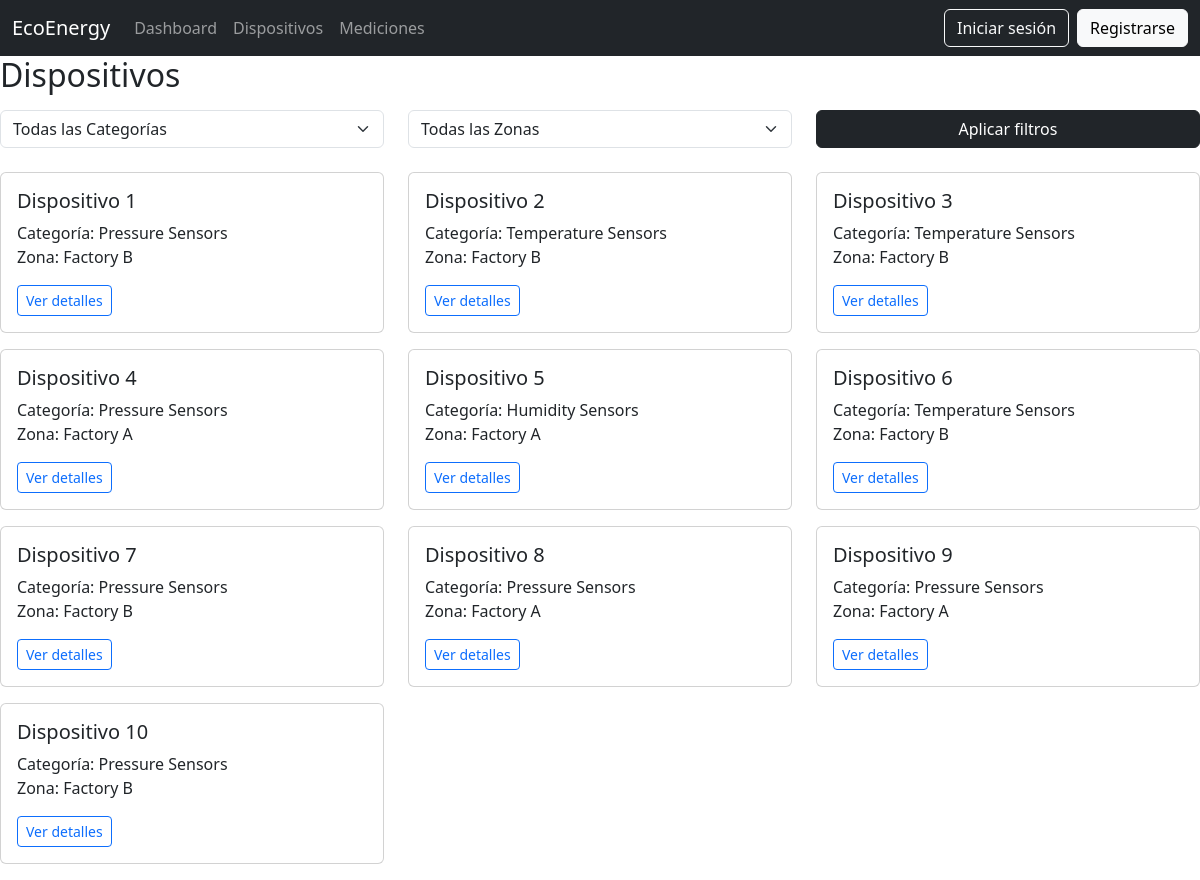
/devices/, run on an earlier commit of the app's database.
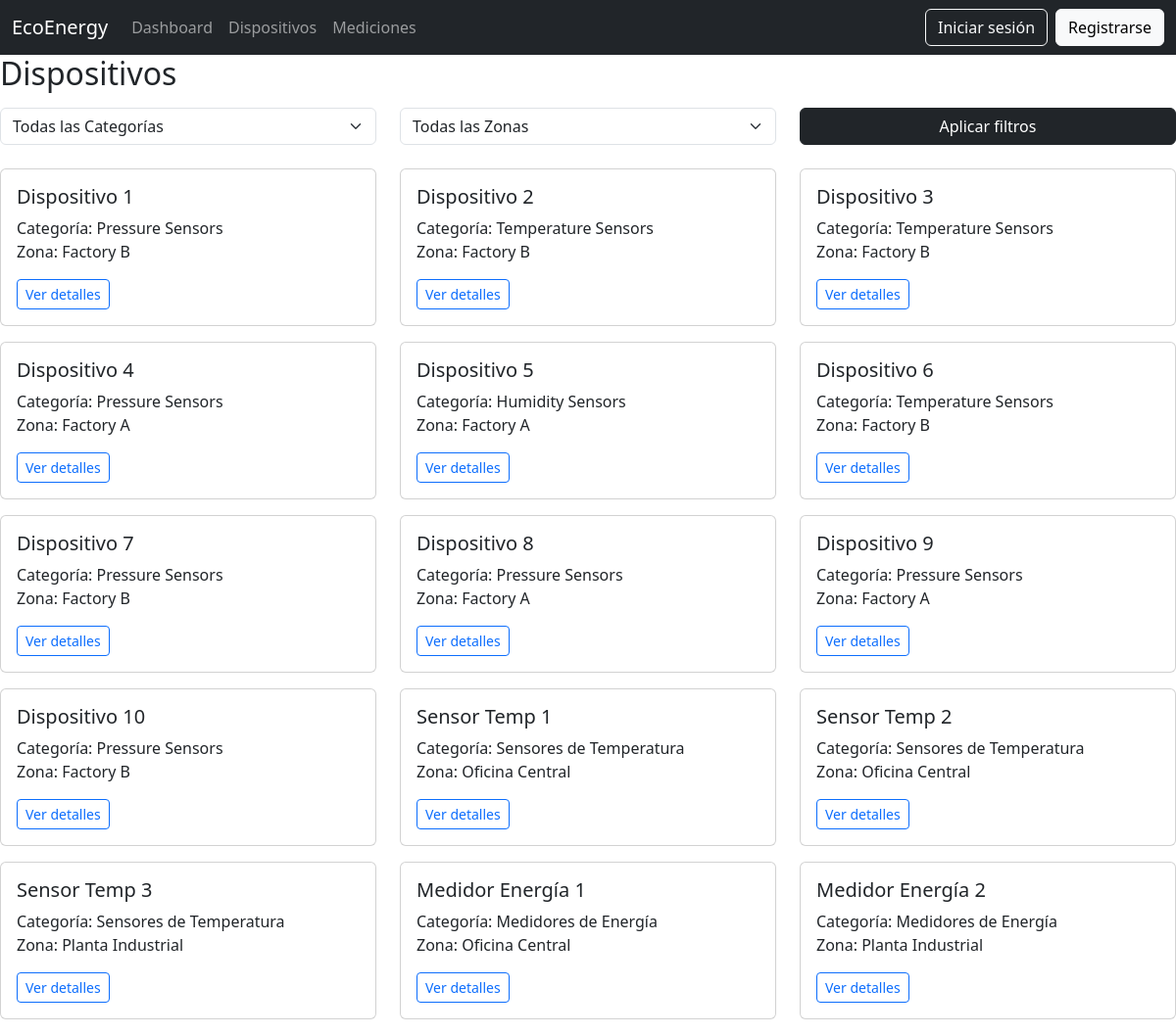
And on a later commit of the database.
### core/models.py (models this page shows, shortened)
class Device(models.Model):
    name = models.CharField(max_length=100)
    category = models.ForeignKey(Category, on_delete=models.CASCADE)
    zone = models.ForeignKey(Zone, on_delete=models.CASCADE)
    organization = models.ForeignKey(Organization, on_delete=models.CASCADE)
    created_at = models.DateTimeField(auto_now_add=True)
    updated_at = models.DateTimeField(auto_now=True)
    deleted_at = models.DateTimeField(null=True, blank=True)

class Category(models.Model):
    name = models.CharField(max_length=100)
    organization = models.ForeignKey(Organization, on_delete=models.CASCADE)
    created_at = models.DateTimeField(auto_now_add=True)
    updated_at = models.DateTimeField(auto_now=True)
    deleted_at = models.DateTimeField(null=True, blank=True)

class Zone(models.Model):
    name = models.CharField(max_length=100)
    organization = models.ForeignKey(Organization, on_delete=models.CASCADE)
    created_at = models.DateTimeField(auto_now_add=True)
    updated_at = models.DateTimeField(auto_now=True)
    deleted_at = models.DateTimeField(null=True, blank=True)

### core/views.py (the view)
# urls.py: path("devices/", views.device_list, name="device_list"),
def device_list(request):
    category_id = request.GET.get("category", "all")
    zone_id = request.GET.get("zone", "all")
    devices = Device.objects.all()
    categories = Category.objects.all()
    zones = Zone.objects.all()
    if category_id != "all":
        devices = devices.filter(category_id=category_id)
    if zone_id != "all":
        devices = devices.filter(zone_id=zone_id)
    context = {
        "devices": devices,
        "categories": categories,
        "zones": zones,
        "selected_category": category_id,
        "selected_zone": zone_id,
    }
    return render(request, "core/device_list.html", context)

### core/templates/core/device_list.html (shortened to what this page needs)
{% extends "base.html" %}
{% block content %}
<h2 class="mb-3">Dispositivos</h2>
<form method="get" class="row mb-4">
    <div class="col-md-4">
        <select name="category" class="form-select">
            <option value="all" {% if selected_category == "all" %}selected{% endif %}>Todas las Categorías</option>
        </select>
    </div>
    <div class="col-md-4">
        <select name="zone" class="form-select">
            <option value="all" {% if selected_zone == "all" %}selected{% endif %}>Todas las Zonas</option>
        </select>
    </div>
    <div class="col-md-4">
        <button type="submit" class="btn btn-dark w-100">Aplicar filtros</button>
    </div>
</form>
<div class="row">
    {% for d in devices %}
    <div class="col-md-4">
        <div class="card mb-3">
            <div class="card-body">
                <h5 class="card-title">{{ d.name }}</h5>
                <p class="card-text">
                    Categoría: {{ d.category.name }} <br>
                    Zona: {{ d.zone.name }}
                </p>
                <a href="#" class="btn btn-outline-primary btn-sm">Ver detalles</a>
            </div>
        </div>
    </div>
    {% empty %}
    <p>No hay dispositivos disponibles</p>
    {% endfor %}
</div>
{% endblock %}

### core/templates/base.html (shortened to what this page needs)
<!DOCTYPE html>
<html lang="en">
<head>
  <link href="https://cdn.jsdelivr.net/npm/bootstrap@5.3.0/dist/css/bootstrap.min.css" rel="stylesheet">
</head>
<body>
  <nav class="navbar navbar-expand-lg navbar-dark bg-dark">
    <div class="container-fluid">
      <a class="navbar-brand" href="{% url 'dashboard' %}">EcoEnergy</a>
      <div class="collapse navbar-collapse" id="navbarNav">
        <ul class="navbar-nav me-auto mb-2 mb-lg-0">
          <li class="nav-item">
            <a class="nav-link" href="{% url 'dashboard' %}">Dashboard</a>
          </li>
          <li class="nav-item">
            <a class="nav-link" href="{% url 'device_list' %}">Dispositivos</a>
          </li>
          <li class="nav-item">
            <a class="nav-link" href="{% url 'measurement_list' %}">Mediciones</a>
          </li>
        </ul>
        <div class="d-flex">
          <a href="{% url 'login' %}" class="btn btn-outline-light me-2">Iniciar sesión</a>
          <a href="{% url 'register' %}" class="btn btn-light">Registrarse</a>
        </div>
      </div>
    </div>
  </nav>
  <main>
    {% block content %}{% endblock %}
  </main>
</body>
</html>

What changed in the data, as far as the page shows it:
added Device: name "Sensor Temp 1", category.name "Sensores de Temperatura", zone.name "Oficina Central"
added Device: name "Sensor Temp 2", category.name "Sensores de Temperatura", zone.name "Oficina Central"
added Device: name "Sensor Temp 3", category.name "Sensores de Temperatura", zone.name "Planta Industrial"
added Device: name "Medidor Energía 1", category.name "Medidores de Energía", zone.name "Oficina Central"
added Device: name "Medidor Energía 2", category.name "Medidores de Energía", zone.name "Planta Industrial"
